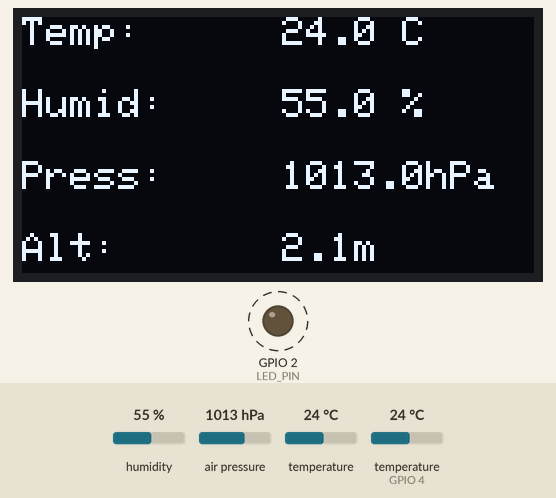
This sketch was run on a simulated ESP32. Parts: 128×64 one-colour display, output pins drawn as LEDs (lit = HIGH). Dashed ring = blinking. The inputs (shaded band) are chosen by the test bench; at power-on: humidity 55 %, air pressure 1013 hPa, temperature (sensor on GPIO 4) 24 °C, temperature 24 °C. What the sketch prints to the serial monitor is not drawn.

Above: at 2.7 s.
2.8 s: humidity set to 22 %
At 4.2 s:
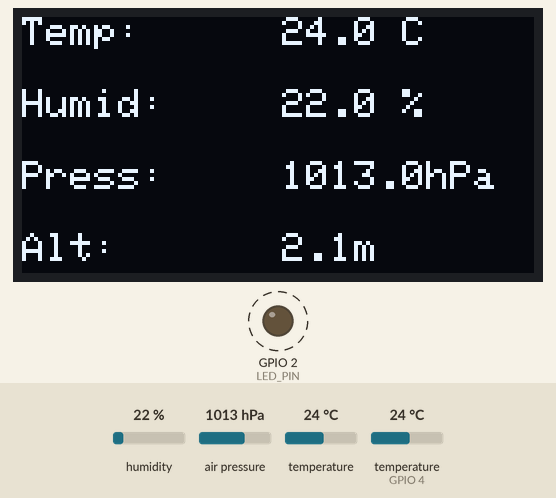
9.1 s: air pressure set to 952 hPa
At 10.9 s:
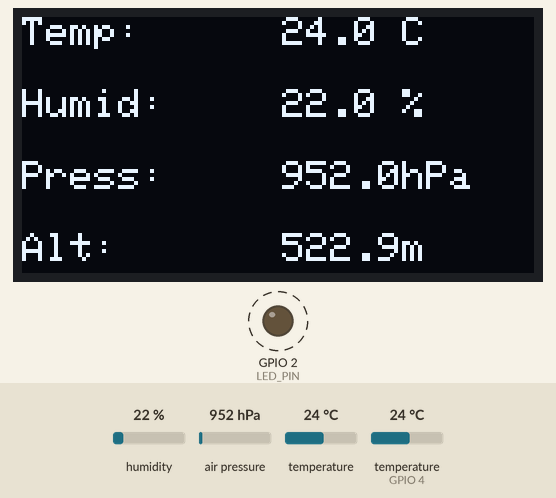
13.8 s: temperature (sensor on GPIO 4) set to 12 °C
At 15.0 s:
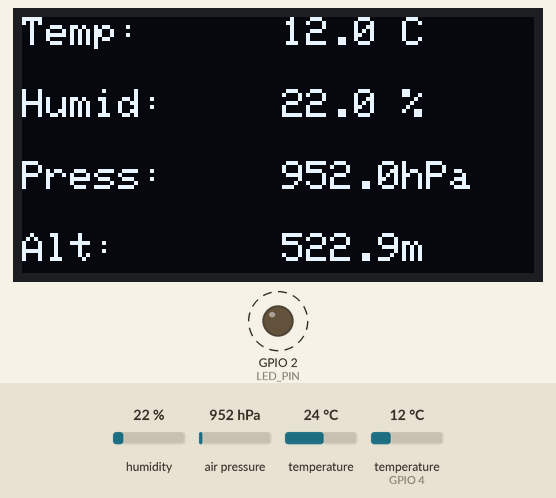
18.1 s: air pressure set to 975 hPa
At 20.2 s:
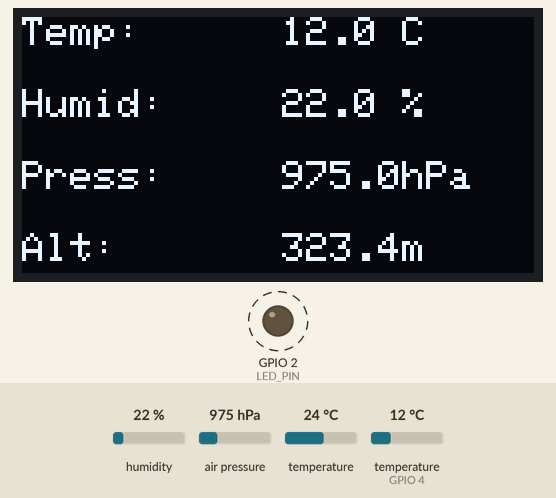
22.5 s: humidity set to 40 %
At 24.4 s:
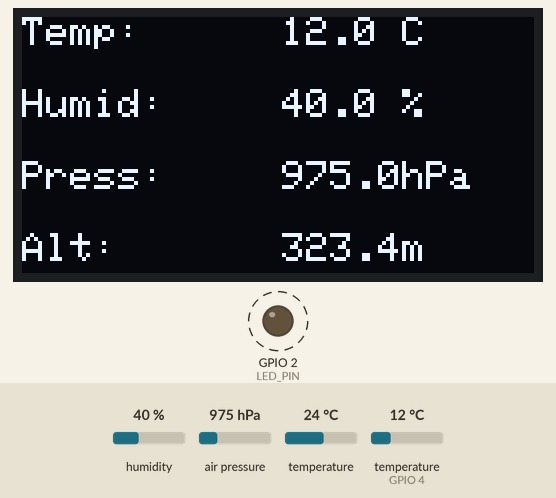
26.8 s: air pressure set to 1000 hPa
At 28.4 s:
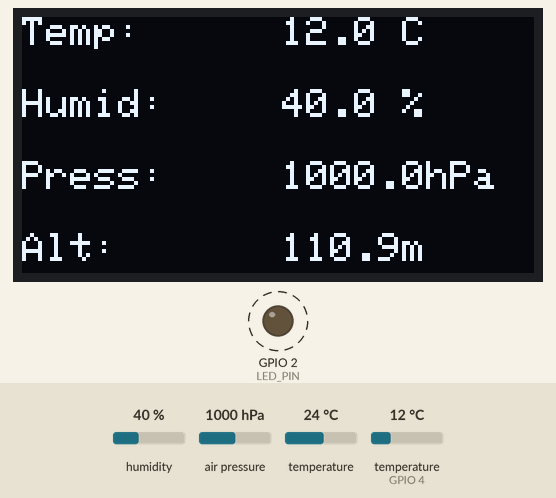
Timing chart, 0 to 32.1 s (numbered marks = the images above; inputs shaded):
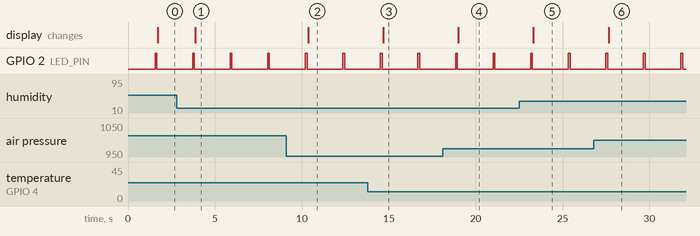

The sketch:

esp32_weather_station.ino
```cpp
/*
  ESP32 Weather Station
  Components: DHT11 (Temp/Humidity) + BMP180 (Pressure) + OLED SSD1306 (Display)

  Wiring:
  DHT11   -> VCC:3V3, DATA:GPIO4, GND:GND
  BMP180  -> VCC:3V3, GND:GND, SCL:GPIO22, SDA:GPIO21  (leave "3.3" pin unconnected)
  OLED    -> VCC:3V3, GND:GND, SCL:GPIO22, SDA:GPIO21

  Required Libraries (install via Library Manager):
  - DHT sensor library (by Adafruit)
  - Adafruit Unified Sensor
  - Adafruit BMP085 Library (works for BMP180)
  - Adafruit SSD1306
  - Adafruit GFX Library
*/

#include <Wire.h>
#include <DHT.h>
#include <Adafruit_BMP085.h>
#include <Adafruit_GFX.h>
#include <Adafruit_SSD1306.h>

// ---------- Built-in LED Setup ----------
#define LED_PIN 2  // Most ESP32 dev boards have a blue LED on GPIO 2

// ---------- DHT11 Setup ----------
#define DHTPIN 4
#define DHTTYPE DHT11
DHT dht(DHTPIN, DHTTYPE);

// ---------- BMP180 Setup ----------
Adafruit_BMP085 bmp;

// ---------- OLED Setup ----------
#define SCREEN_WIDTH 128
#define SCREEN_HEIGHT 64
#define OLED_RESET -1
#define SCREEN_ADDRESS 0x3C  // common address, try 0x3D if this doesn't work
Adafruit_SSD1306 display(SCREEN_WIDTH, SCREEN_HEIGHT, &Wire, OLED_RESET);

void setup() {
  Serial.begin(115200);

  pinMode(LED_PIN, OUTPUT);
  digitalWrite(LED_PIN, LOW);

  // Start I2C bus (SDA = GPIO21, SCL = GPIO22 are ESP32 defaults)
  Wire.begin();

  // Init DHT11
  dht.begin();

  // Init BMP180
  if (!bmp.begin()) {
    Serial.println("Could not find a valid BMP180 sensor, check wiring!");
    while (1) {}
  }

  // Init OLED
  if (!display.begin(SSD1306_SWITCHCAPVCC, SCREEN_ADDRESS)) {
    Serial.println("SSD1306 allocation failed");
    while (1) {}
  }

  display.clearDisplay();
  display.setTextColor(SSD1306_WHITE);
  display.setTextSize(1);
  display.setCursor(0, 0);
  display.println("Weather Station");
  display.println("Starting...");
  display.display();
  delay(1500);
}

void loop() {
  // Blink LED to indicate a new measurement is happening
  digitalWrite(LED_PIN, HIGH);
  delay(100);
  digitalWrite(LED_PIN, LOW);

  // ---------- Read DHT11 ----------
  float humidity = dht.readHumidity();
  float tempDHT = dht.readTemperature();

  // ---------- Read BMP180 ----------
  float tempBMP = bmp.readTemperature();
  float pressure = bmp.readPressure() / 100.0F; // convert Pa to hPa
  float altitude = bmp.readAltitude();

  // Check DHT reading
  bool dhtOk = !(isnan(humidity) || isnan(tempDHT));

  // ---------- Print to Serial Monitor ----------
  Serial.println("---------------------------");
  if (dhtOk) {
    Serial.print("DHT11 Temp: ");
    Serial.print(tempDHT);
    Serial.println(" C");
    Serial.print("Humidity: ");
    Serial.print(humidity);
    Serial.println(" %");
  } else {
    Serial.println("DHT11 read failed!");
  }

  Serial.print("BMP180 Temp: ");
  Serial.print(tempBMP);
  Serial.println(" C");
  Serial.print("Pressure: ");
  Serial.print(pressure);
  Serial.println(" hPa");
  Serial.print("Altitude: ");
  Serial.print(altitude);
  Serial.println(" m");

  // ---------- Show on OLED ----------
  display.clearDisplay();
  display.setTextSize(1);

  int labelX = 0;   // x position for labels
  int valueX = 65;  // x position for values (creates horizontal gap)

  // Line 1: Temperature
  display.setCursor(labelX, 0);
  display.print("Temp:");
  display.setCursor(valueX, 0);
  if (dhtOk) {
    display.print(tempDHT, 1);
  } else {
    display.print(tempBMP, 1);
  }
  display.println(" C");

  // Line 2: Humidity
  display.setCursor(labelX, 18);
  display.print("Humid:");
  display.setCursor(valueX, 18);
  if (dhtOk) {
    display.print(humidity, 1);
    display.println(" %");
  } else {
    display.println("N/A");
  }

  // Line 3: Pressure
  display.setCursor(labelX, 36);
  display.print("Press:");
  display.setCursor(valueX, 36);
  display.print(pressure, 1);
  display.println("hPa");

  // Line 4: Altitude
  display.setCursor(labelX, 54);
  display.print("Alt:");
  display.setCursor(valueX, 54);
  display.print(altitude, 1);
  display.println("m");

  display.display();

  delay(2000); // DHT11 needs at least ~2s between reads
}
```

Measured:
- after the input at 2.8 s, the display: changes after 1.1 s (image 1)
- after the input at 9.1 s, the display: changes after 1.3 s (image 2)
- after the input at 13.8 s, the display: changes after 0.88 s (image 3)
- after the input at 18.1 s, the display: changes after 0.90 s (image 4)
- after the input at 22.5 s, the display: changes after 0.83 s (image 5)
- after the input at 26.8 s, the display: changes after 0.85 s (image 6)
- by itself, GPIO 2 (LED_PIN): alternates HIGH for 0.10 s and LOW for 2.1 s
